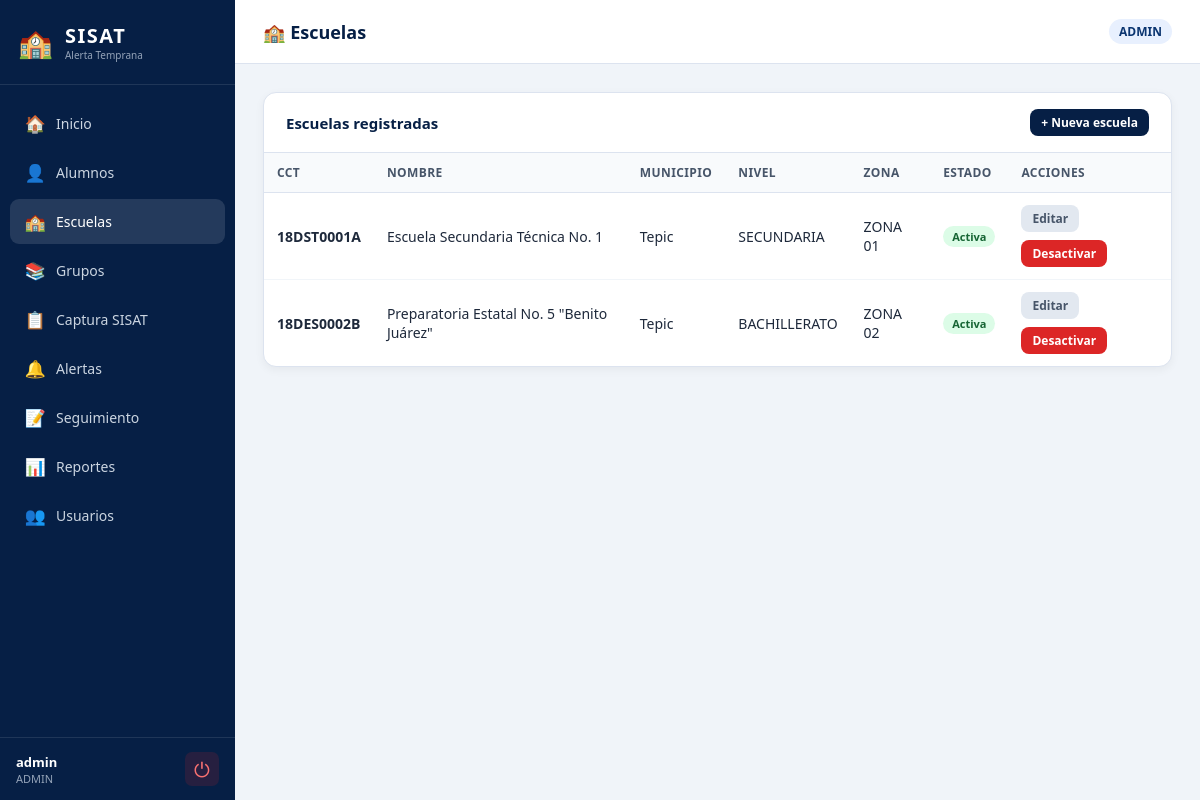
The app's page /escuelas.php (signed in) with its own data.
### tables this page shows
CREATE TABLE escuela (
    ID_ESCUELA      INT AUTO_INCREMENT PRIMARY KEY,
    CCT             VARCHAR(15)  NOT NULL UNIQUE,
    NOMBRE_ESCUELA  VARCHAR(150) NOT NULL,
    MUNICIPIO       VARCHAR(80)  NOT NULL,
    NIVEL           ENUM('PREESCOLAR','PRIMARIA','SECUNDARIA','BACHILLERATO','OTRO') NOT NULL DEFAULT 'SECUNDARIA',
    ZONA_ESCOLAR    VARCHAR(30)  NOT NULL,
    ACTIVA          TINYINT(1)   NOT NULL DEFAULT 1
);

### funciones.php (called while the page is built, shortened)
<?php
function rolActual(): string
{
    return $_SESSION['usuario']['rol'] ?? '';
}
function esAdmin(): bool      { return rolActual() === 'ADMIN'; }
function h(string $val): string
{
    return htmlspecialchars($val, ENT_QUOTES, 'UTF-8');
}
?>

### escuelas.php (the view, shortened to what this page needs)
<?php
require_once 'conexion.php';
require_once 'funciones.php';
$accion  = $_GET['accion'] ?? 'lista';
$lista = [];
if ($accion === 'lista') {
    $lista = $pdo->query("SELECT * FROM escuela ORDER BY NOMBRE_ESCUELA")->fetchAll();
}
?>
<!DOCTYPE html>
<html lang="es">
<head>
    <link rel="stylesheet" href="estilos.css">
</head>
<body>
<div class="layout">
    <?php require_once 'sidebar.php'; ?>
    <div class="main-content">
        <div class="topbar">
            <div class="topbar-titulo">🏫 Escuelas</div>
            <span class="topbar-rol"><?= h(rolActual()) ?></span>
        </div>
        <div class="pagina">
            <?php if ($accion === 'lista'): ?>
                <div class="panel">
                    <div class="panel-header">
                        <h3>Escuelas registradas</h3>
                        <?php if (esAdmin() || esSedu()): ?>
                            <a class="btn btn-primario btn-sm" href="escuelas.php?accion=nueva">+ Nueva escuela</a>
                        <?php endif; ?>
                    </div>
                    <div class="panel-body" style="padding:0;">
                        <table>
                            <thead>
                                <tr>
                                    <th>CCT</th>
                                    <th>Nombre</th>
                                    <th>Municipio</th>
                                    <th>Nivel</th>
                                    <th>Zona</th>
                                    <th>Estado</th>
                                    <th>Acciones</th>
                                </tr>
                            </thead>
                            <tbody>
                            <?php if (empty($lista)): ?>
                                <tr><td colspan="7" class="texto-centro texto-gris" style="padding:22px;">No hay escuelas registradas.</td></tr>
                            <?php else: ?>
                                <?php foreach ($lista as $e): ?>
                                <tr>
                                    <td><strong><?= h($e['CCT']) ?></strong></td>
                                    <td><?= h($e['NOMBRE_ESCUELA']) ?></td>
                                    <td><?= h($e['MUNICIPIO']) ?></td>
                                    <td><?= h($e['NIVEL']) ?></td>
                                    <td><?= h($e['ZONA_ESCOLAR']) ?></td>
                                    <td>
                                        <?php if ($e['ACTIVA']): ?>
                                            <span class="badge-estatus est-atendida">Activa</span>
                                        <?php else: ?>
                                            <span class="badge-estatus est-cerrada">Inactiva</span>
                                        <?php endif; ?>
                                    </td>
                                    <td>
                                        <div class="flex-gap">
                                            <a class="btn btn-secundario btn-sm" href="escuelas.php?accion=editar&id=<?= $e['ID_ESCUELA'] ?>">Editar</a>
                                            <?php if (esAdmin()): ?>
                                                <a class="btn btn-peligro btn-sm" href="escuelas.php?accion=eliminar&id=<?= $e['ID_ESCUELA'] ?>"
                                                   onclick="return confirm('¿Desactivar esta escuela?')">Desactivar</a>
                                            <?php endif; ?>
                                        </div>
                                    </td>
                                </tr>
                                <?php endforeach; ?>
                            <?php endif; ?>
                            </tbody>
                        </table>
                    </div>
                </div>
            <?php endif; ?>
        </div>
    </div>
</div>
</body>
</html>

### estilos.css (style rules this page uses)
*, *::before, *::after { margin: 0; padding: 0; box-sizing: border-box; }
:root { --azul-oscuro: #061f45; --azul-medio: #0b3570; --azul-claro: #1e6bbf; --gris-fondo: #f0f4f9; --gris-borde: #dce3ef; --gris-texto: #64748b; --blanco: #ffffff; --verde: #16a34a; --amarillo: #ca8a04; --naranja: #ea580c; --rojo: #dc2626; --riesgo-bajo: #16a34a; --riesgo-medio: #ca8a04; --riesgo-alto: #ea580c; --riesgo-critico: #dc2626; }
body { font-family: "Segoe UI", Arial, sans-serif; background: var(--gris-fondo); color: #1e293b; min-height: 100vh; }
.layout { display: flex; min-height: 100vh; }
.main-content { margin-left: 235px; flex: 1; display: flex; flex-direction: column; min-height: 100vh; }
.topbar { height: 64px; background: var(--blanco); border-bottom: 1px solid var(--gris-borde); display: flex; align-items: center; padding: 0 28px; gap: 16px; position: sticky; top: 0; z-index: 50; }
.topbar-titulo { flex: 1; font-size: 18px; font-weight: 700; color: var(--azul-oscuro); }
.topbar-rol { font-size: 12px; background: #e8f0fe; color: var(--azul-medio); padding: 4px 10px; border-radius: 20px; font-weight: 700; }
.pagina { padding: 28px; flex: 1; }
.panel { background: var(--blanco); border-radius: 13px; border: 1px solid var(--gris-borde); box-shadow: 0 3px 10px rgba(0,0,0,.05); margin-bottom: 22px; overflow: hidden; }
.panel-header { padding: 16px 22px; border-bottom: 1px solid var(--gris-borde); display: flex; align-items: center; justify-content: space-between; gap: 12px; }
.panel-header h3 { font-size: 15px; font-weight: 700; color: var(--azul-oscuro); }
.panel-body { padding: 20px 22px; }
table { width: 100%; border-collapse: collapse; font-size: 14px; }
th { text-align: left; background: #f8fafc; padding: 11px 13px; color: #475569; font-weight: 700; font-size: 12px; text-transform: uppercase; letter-spacing: .4px; border-bottom: 1px solid var(--gris-borde); }
td { padding: 12px 13px; border-bottom: 1px solid #f1f5f9; vertical-align: middle; }
tr:last-child td { border-bottom: none; }
.btn { display: inline-flex; align-items: center; gap: 6px; padding: 9px 18px; border-radius: 8px; font-size: 14px; font-weight: 600; cursor: pointer; text-decoration: none; border: none; transition: background .15s, opacity .15s; white-space: nowrap; }
.btn-primario { background: var(--azul-oscuro); color: #fff; }
.btn-peligro { background: var(--rojo); color: #fff; }
.btn-secundario { background: #e2e8f0; color: #475569; }
.btn-sm { padding: 5px 11px; font-size: 12px; }
.badge-estatus { display: inline-block; padding: 3px 9px; border-radius: 20px; font-size: 11px; font-weight: 600; }
.est-atendida { background: #dcfce7; color: #166534; }
.flex-gap { display: flex; gap: 8px; align-items: center; flex-wrap: wrap; }

### records on screen
escuela: CCT "18DST0001A", NOMBRE_ESCUELA "Escuela Secundaria Técnica No. 1", MUNICIPIO "Tepic", NIVEL "SECUNDARIA", ZONA_ESCOLAR "ZONA 01", ACTIVA "Activa"
escuela: CCT "18DES0002B", NOMBRE_ESCUELA "Preparatoria Estatal No. 5 \"Benito Juárez\"", MUNICIPIO "Tepic", NIVEL "BACHILLERATO", ZONA_ESCOLAR "ZONA 02", ACTIVA "Activa"

### other values on screen
$item['ico'] "🏠"
$item['txt'] "Inicio"
$item['ico'] "👤"
$item['txt'] "Alumnos"
$item['ico'] "🏫"
$item['txt'] "Escuelas"
$item['ico'] "📚"
$item['txt'] "Grupos"
$item['ico'] "📋"
$item['txt'] "Captura SISAT"
$item['ico'] "🔔"
$item['txt'] "Alertas"
$item['ico'] "📝"
$item['txt'] "Seguimiento"
$item['ico'] "📊"
